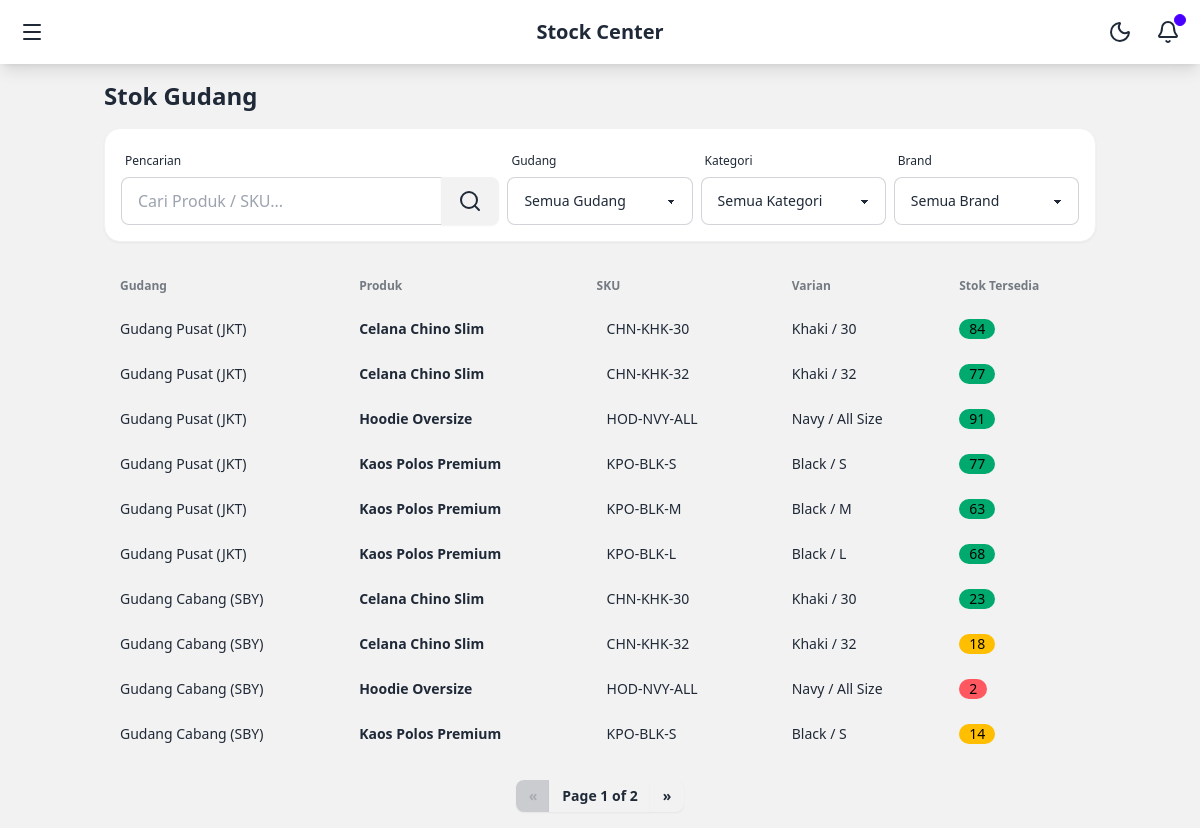
/inventory/ (signed in), run on an earlier commit of the app's database.
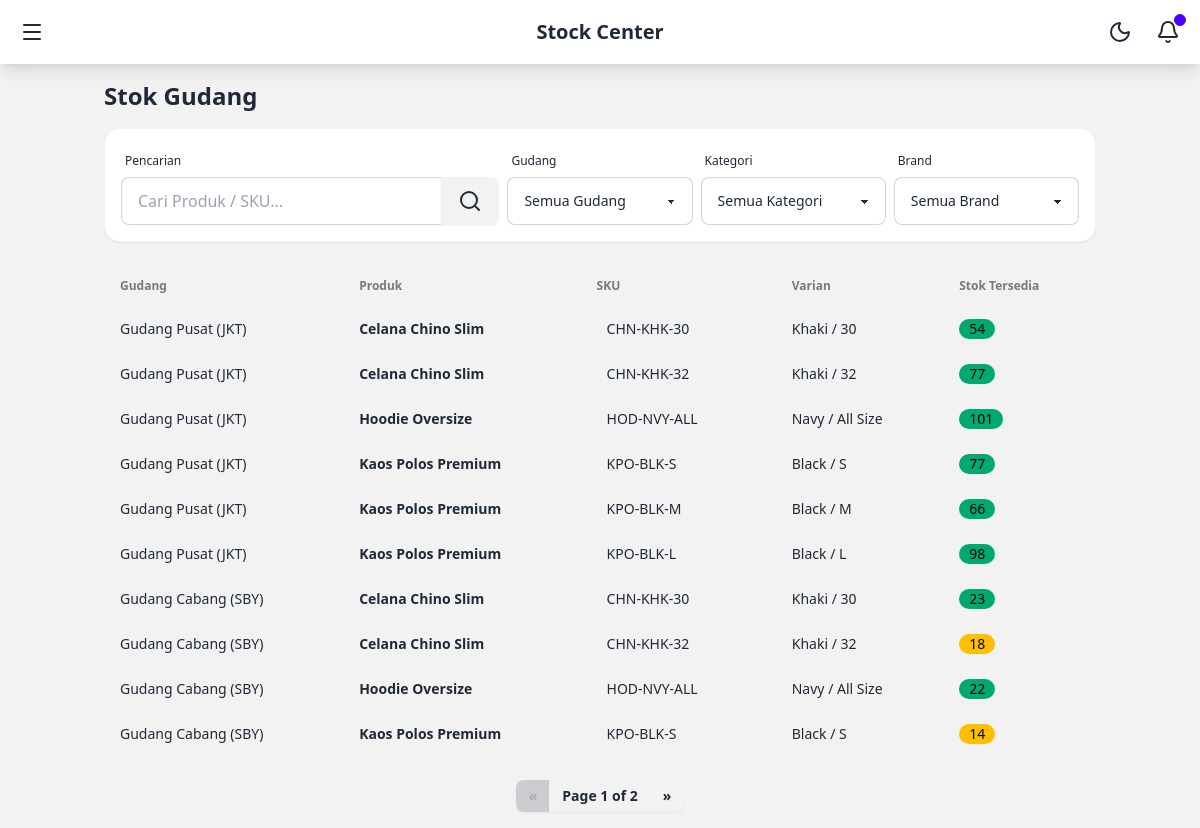
And on a later commit of the database.
### core/models.py (models this page shows, shortened)
class WarehouseStock(models.Model):
    warehouse = models.ForeignKey(Warehouse, on_delete=models.CASCADE, related_name='stocks')
    variant = models.ForeignKey(Variant, on_delete=models.CASCADE)
    qty_available = models.IntegerField(default=0)
    class Meta:
        unique_together = ('warehouse', 'variant')

class Warehouse(models.Model):
    name = models.CharField(max_length=255)
    location = models.CharField(max_length=255)
    is_active = models.BooleanField(default=True)

class Variant(models.Model):
    product = models.ForeignKey(Product, on_delete=models.CASCADE, related_name='variants')
    sku = models.CharField(max_length=100, unique=True, help_text="QR Code content")
    color = models.CharField(max_length=50)
    size = models.CharField(max_length=50)
    default_price = models.DecimalField(max_digits=12, decimal_places=2)

class Product(models.Model):
    name = models.CharField(max_length=255)
    category = models.CharField(max_length=100)
    brand = models.CharField(max_length=100)
    is_active = models.BooleanField(default=True)

### core/views.py (the view)
# urls.py: path('inventory/', views.InventoryListView.as_view(), name='inventory_list'),
@method_decorator(login_required, name='dispatch')
class InventoryListView(ListView):
    model = WarehouseStock
    template_name = 'inventory/list.html'
    context_object_name = 'stocks'
    paginate_by = 10
    def get_queryset(self):
        queryset = WarehouseStock.objects.select_related('warehouse', 'variant__product').order_by('warehouse', 'variant__product__name')
        query = self.request.GET.get('q')
        if query:
            queryset = queryset.filter(
                Q(variant__product__name__icontains=query) |
                Q(variant__sku__icontains=query) |
                Q(variant__color__icontains=query)
            )
        warehouse_id = self.request.GET.get('warehouse')
        if warehouse_id:
            queryset = queryset.filter(warehouse_id=warehouse_id)
        category = self.request.GET.get('category')
        if category:
            queryset = queryset.filter(variant__product__category=category)
        brand = self.request.GET.get('brand')
        if brand:
            queryset = queryset.filter(variant__product__brand=brand)
        return queryset
    def get_context_data(self, **kwargs):
        context = super().get_context_data(**kwargs)
        context['warehouses'] = Warehouse.objects.all()
        context['categories'] = Product.objects.values_list('category', flat=True).distinct().order_by('category')
        context['brands'] = Product.objects.values_list('brand', flat=True).distinct().order_by('brand')
        return context

### templates/inventory/list.html (shortened to what this page needs)
{% extends 'base.html' %}
{% block content %}
<div class="flex flex-col gap-4 mb-6">
    <div class="flex flex-col lg:flex-row justify-between items-start lg:items-center gap-4">
        <h1 class="text-2xl font-bold">Stok Gudang</h1>
    </div>
    <form method="get" class="bg-base-100 p-4 rounded-box shadow-sm border border-base-200">
        <div class="grid grid-cols-1 sm:grid-cols-2 lg:grid-cols-5 gap-2 items-end">
            <div class="form-control lg:col-span-2">
                <label class="label"><span class="label-text-alt">Pencarian</span></label>
                <div class="join w-full">
                    <input type="text" name="q" placeholder="Cari Produk / SKU..." class="input input-bordered join-item w-full" value="{{ request.GET.q|default:'' }}">
                    <button class="btn join-item"><i data-lucide="search"></i></button>
                </div>
            </div>
            <div class="form-control">
                <label class="label"><span class="label-text-alt">Gudang</span></label>
                <select name="warehouse" class="select select-bordered w-full" onchange="this.form.submit()">
                    <option value="">Semua Gudang</option>
                </select>
            </div>
            <div class="form-control">
                <label class="label"><span class="label-text-alt">Kategori</span></label>
                <select name="category" class="select select-bordered w-full" onchange="this.form.submit()">
                    <option value="">Semua Kategori</option>
                </select>
            </div>
             <div class="form-control">
                <label class="label"><span class="label-text-alt">Brand</span></label>
                <select name="brand" class="select select-bordered w-full" onchange="this.form.submit()">
                    <option value="">Semua Brand</option>
                </select>
            </div>
        </div>
    </form>
</div>
<div class="overflow-x-auto">
    <table class="table w-full">
        <thead>
            <tr>
                <th>Gudang</th>
                <th>Produk</th>
                <th>SKU</th>
                <th>Varian</th>
                <th>Stok Tersedia</th>
            </tr>
        </thead>
        <tbody>
            {% for stock in stocks %}
            <tr class="hover">
                <td>{{ stock.warehouse.name }}</td>
                <td class="font-bold">{{ stock.variant.product.name }}</td>
                <td><span class="badge badge-ghost">{{ stock.variant.sku }}</span></td>
                <td>{{ stock.variant.color }} / {{ stock.variant.size }}</td>
                <td>
                    <span class="badge
                        {% if stock.qty_available < 10 %}
                            badge-error
                        {% elif stock.qty_available < 20 %}
                            badge-warning
                        {% else %}
                            badge-success
                        {% endif %}
                    ">
                        {{ stock.qty_available }}
                    </span>
                </td>
            </tr>
            {% endfor %}
        </tbody>
    </table>
</div>
{% include 'partials/pagination.html' %}
{% endblock %}

What changed in the data, as far as the page shows it:
changed WarehouseStock (number 1 of 10 on the later page): qty_available "84" → "54"
changed WarehouseStock (number 3 of 10 on the later page): qty_available "91" → "101"
changed WarehouseStock "KPO-BLK-M": qty_available "63" → "66"
changed WarehouseStock "KPO-BLK-L": qty_available "68" → "98"
changed WarehouseStock (number 9 of 10 on the later page): qty_available "2" → "22"
